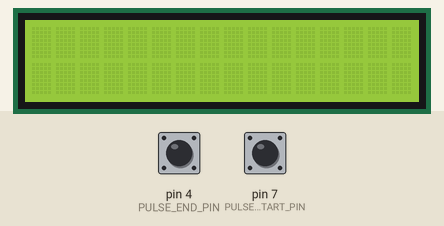
This sketch was run on a simulated Arduino Uno, built with avr-gcc and run on an emulated ATmega328P. Parts: 16×2 character LCD. The test bench sets the inputs (shaded band); at power-on: pin 4 (PULSE_END_PIN) HIGH, pin 7 (PULSE_START_PIN) LOW. What the sketch prints to the serial monitor is not drawn.

Above: at 1.2 s.
1.3 s: pin 4 (PULSE_END_PIN) pulled LOW for 0.15 s
At 2.6 s:
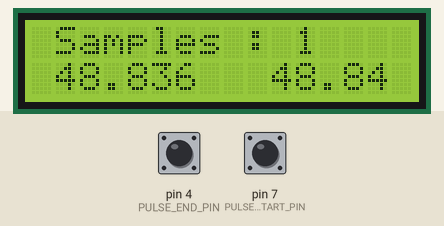
2.9 s: pin 4 (PULSE_END_PIN) pulled LOW for 0.15 s
At 4.3 s:
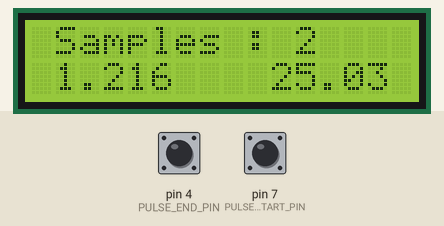
Timing chart, 0 to 5.9 s (numbered marks = the images above; inputs shaded):
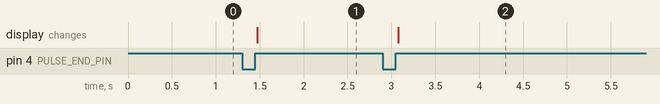

Measured:
- after the input at 1.3 s, the display: changes after 0.17 s (image 1)
- after the input at 2.9 s, the display: changes after 0.18 s (image 2)

The sketch:

source.ino
```cpp
#include <LiquidCrystal_I2C.h>
LiquidCrystal_I2C lcd(0x27, 16, 2);

const int PULSE_START_PIN = 7;
const int PULSE_END_PIN = 4;
const float MAX_PULSE_DURATION = 60.0;
const float MIN_PULSE_DURATION = 0.016;

unsigned long previousMillis = 0;
const long measureInterval = 200;
unsigned long pulseStart, pulseEnd = 0;
unsigned int measurementCount = 0;
float pulseDuration, averagePulseDuration = 0.0;

void setup() {
  Serial.begin(9600);
  lcd.init();
  lcd.backlight();
  pinMode(PULSE_START_PIN, INPUT);
  pinMode(PULSE_END_PIN, INPUT);
}

void loop() {
  if (millis() - previousMillis >= measureInterval) {
    while (digitalRead(PULSE_START_PIN) != LOW){
    }
    pulseStart = micros();
    while (digitalRead(PULSE_END_PIN) != HIGH){
    }
    pulseEnd = micros();
    previousMillis = millis();
    pulseDuration = ((pulseEnd > pulseStart) ? ((pulseEnd - pulseStart - 4) / 1000.0): 0.0);
    if (pulseDuration < MAX_PULSE_DURATION && pulseDuration > MIN_PULSE_DURATION) {
      averagePulseDuration = ((averagePulseDuration * measurementCount) + pulseDuration) / (measurementCount + 1);
      measurementCount ++;
      if (measurementCount == 1) {
        char buf[7];
        dtostrf(pulseDuration, 5, 3, buf);
        lcd.setCursor(1, 0);
        lcd.print("Samples : ");
        lcd.print(measurementCount);
        lcd.setCursor(1, 1);
        lcd.print(buf);
        lcd.setCursor(10, 1);
        lcd.print(averagePulseDuration);
        Serial.println(buf);
      } else {
        char buf[7];
        dtostrf(pulseDuration, 5, 3, buf);
        lcd.setCursor(11, 0);
        lcd.print(measurementCount);
        lcd.setCursor(0, 1);
        lcd.print("                ");
        lcd.setCursor(1, 1);
        lcd.print(buf);
        lcd.setCursor(10, 1);
        lcd.print(averagePulseDuration);
        Serial.println(buf);
      }
    }
  }
}
```
